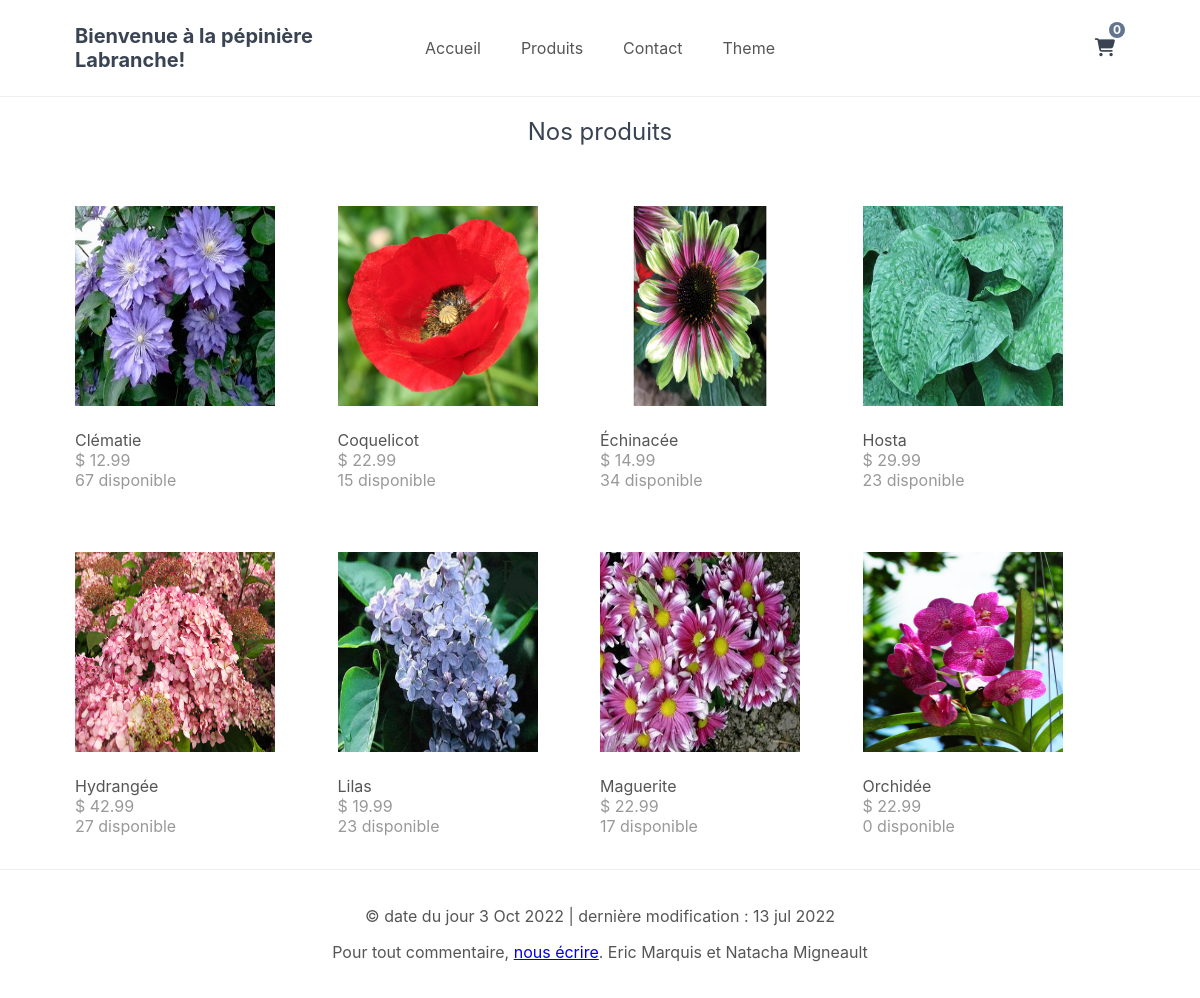
The page /index.php?page=vues/produits on the database its author committed.
### tables this page shows
CREATE TABLE IF NOT EXISTS `products` (
  `id` int NOT NULL AUTO_INCREMENT,
  `name` varchar(200) NOT NULL,
  `desc` text NOT NULL,
  `price` decimal(7,2) NOT NULL,
  `quantity` int NOT NULL,
  `img` text NOT NULL,
  `date_added` datetime NOT NULL DEFAULT CURRENT_TIMESTAMP,
  PRIMARY KEY (`id`)
);

### controleur/controleur.php (called while the page is built, shortened)
<?php
require('modeles/produitsManager.php');
function afficherProduits()
{
    $produitsManager = new produitsManager();
    $produits = $produitsManager->getTousLesProduits();
    require('vues/produits.php');
}
function afficherFooter()
{
    require('vues/footer.php');
}
function afficherHeader($title)
{
    $num_items = isset($_SESSION['panier']) ? count($_SESSION['panier']) : 0;
    require('vues/header.php');
}

### modeles/produitsManager.php (called while the page is built, shortened)
<?php
class produitsManager extends Manager
{
	function getTousLesProduits()
	{
		$pdo = $this->connexionBD();
		$stmt = $pdo->prepare('SELECT * FROM products ORDER BY name ASC');
		$stmt->execute();
		return $stmt->fetchAll(PDO::FETCH_ASSOC);
	}
}

### vues/produits.php (the view)
<div class="products content-wrapper">
    <h1>Nos produits</h1>
    <div class="products-wrapper">
        <?php foreach ($produits as $produit): ?>
            <a href="index.php?page=vues/produit&id=<?=$produit['id']?>" class="product">
                <img src="public/imgs/<?=$produit['img']?>" width="200" height="200" alt="<?=$produit['name']?>">
                <span class="name"><?=$produit['name']?>
                <span class="price">
                    &dollar; <?=$produit['price']?>
                    <br />
                    <?=$produit['quantity']?> disponible</span>
                </span>
            </a>
        <?php endforeach; ?>
    </div>
</div>

### index.php (shortened to what this page needs)
<?php
	require 'controleur/controleur.php';
	if(isset($_GET["page"]))
    {
		if($_GET["page"] == "vues/accueil")
		{
			afficherHeader('Pépinière Labranche | Accueil');
			afficherNouvelAjout();
		}
		else if($_GET["page"] == "vues/produits")
		{
			afficherHeader('Produits');
			afficherProduits();
		}
    }
	else
	{
		afficherHeader('Pépinière Labranche | Accueil');
		afficherNouvelAjout();
	}
	afficherFooter();

### vues/header.php (shortened to what this page needs)
<!DOCTYPE html>
   <html>
       <head>
           <link href="public/css/style.css" rel="stylesheet" type="text/css">
           <link rel="stylesheet" href="https://use.fontawesome.com/releases/v6.1.1/css/all.css">
       </head>
       <body id="body">
           <header>
               <div class="content-wrapper">
               <h1>Bienvenue à la pépinière Labranche!</h1>
                   <nav>
                       <a href="index.php?page=vues/accueil">Accueil</a>
                       <a href="index.php?page=vues/produits">Produits</a>
                       <a href="index.php?page=vues/contact">Contact</a>
                       <a href="#" onclick="changeTheme()">Theme</a>
                   </nav>
                   <div class="link-icons">
                       <a href="index.php?page=vues/panier">
                           <i class="fas fa-shopping-cart"></i>
                           <span><?=$num_items?></span>
                       </a>
                   </div>
               </div>
           </header>
           <main>

### vues/footer.php (shortened to what this page needs)
 </main>
        <footer>
            <?php $d = date('j M Y');?>
            <div class="content-wrapper">
            <p>&copy; date du jour <?= $d ?> | dernière modification : 13 jul 2022</p>
            <p id="mailto">Pour tout commentaire, <a href="mailto:"
                9171475@crosemont.qc.ca,9662561@crosemont.qc.ca?Subject="Un,%20Ccommentaire%20projet%20final">
                nous écrire</a>. Eric Marquis et Natacha Migneault</p>
            </div>
        </footer>
    </body>
</html>

### public/css/style.css (style rules this page uses)
* { box-sizing: border-box; --font: -apple-system, BlinkMacSystemFont, "segoe ui", roboto, oxygen, ubuntu, cantarell, "fira sans", "droid sans", "helvetica neue", Arial, sans-serif; --font2:Rockwell, Courier Bold, Courier, Georgia, Times, Times New Roman, serif; font-size: 16px; font-family: var(--font); }
html { height: 100%; }
body { --grey: #555555; --white: #ffffff; --blue: #434f61; --border: #eeeeee; position: relative; min-height: 100%; color: var(--grey); background-color: var(--white); margin: 0; padding-bottom: 100px; }
h1, h2, h3, h4, h5 { color: #394352; }
.content-wrapper { width: 1050px; margin: 0 auto; }
header { border-bottom: 1px solid var(--border); }
header .content-wrapper { display: flex; }
header h1 { display: flex; flex-grow: 1; flex-basis: 0; font-size: 20px; margin: 0; padding: 24px 0; }
header nav { display: flex; flex-grow: 1; flex-basis: 0; justify-content: center; align-items: center; }
header nav a { text-decoration: none; color: var(--grey); padding: 10px 10px; margin: 0 10px; }
header .link-icons { display: flex; flex-grow: 1; flex-basis: 0; justify-content: flex-end; align-items: center; position: relative; }
header .link-icons a { text-decoration: none; color: #394352; padding: 0 10px; }
header .link-icons a i { font-size: 18px; }
header .link-icons a span { display: inline-block; text-align: center; background-color: #63748e; border-radius: 50%; color: var(--white); font-size: 12px; line-height: 16px; width: 16px; height: 16px; font-weight: bold; position: absolute; top: 22px; right: 0; }
main .recentlyadded .products, main .products .products-wrapper, main .contact .content-wrapper { display: flex; flex-wrap: wrap; align-items: center; justify-content: space-between; padding: 40px 0 0 0; }
main .recentlyadded .products .product, main .products .products-wrapper .product { display: block; overflow: hidden; text-decoration: none; width: 25%; padding-bottom: 60px; }
main .recentlyadded .products .product img, main .products .products-wrapper .product img { transform: scale(1); transition: transform 1s; }
main .recentlyadded .products .product .name, main .products .products-wrapper .product .name { display: block; color: var(--grey); padding: 20px 0 2px 0; }
main .recentlyadded .products .product .price, main .products .products-wrapper .product .price { display: block; color: #999999; }
main > .products h1, main > .contact h1 { display: block; font-weight: normal; margin: 0; padding: 20px 0; font-size: 24px; text-align: center; width: 100%; }
footer { position: absolute; text-align: center; bottom: 0; border-top: 1px solid var(--border); padding: 20px 0; width: 100%; }

### rows shown on the page
products: img (picture), name "Clématie", price "12.99", quantity "67"
products: img (picture), name "Coquelicot", price "22.99", quantity "15"
products: img (picture), name "Échinacée", price "14.99", quantity "34"
products: img (picture), name "Hosta", price "29.99", quantity "23"
products: img (picture), name "Hydrangée", price "42.99", quantity "27"
products: img (picture), name "Lilas", price "19.99", quantity "23"
products: img (picture), name "Maguerite", price "22.99", quantity "17"
products: img (picture), name "Orchidée", price "22.99", quantity "0"

### other values the page prints
$num_items "0"
